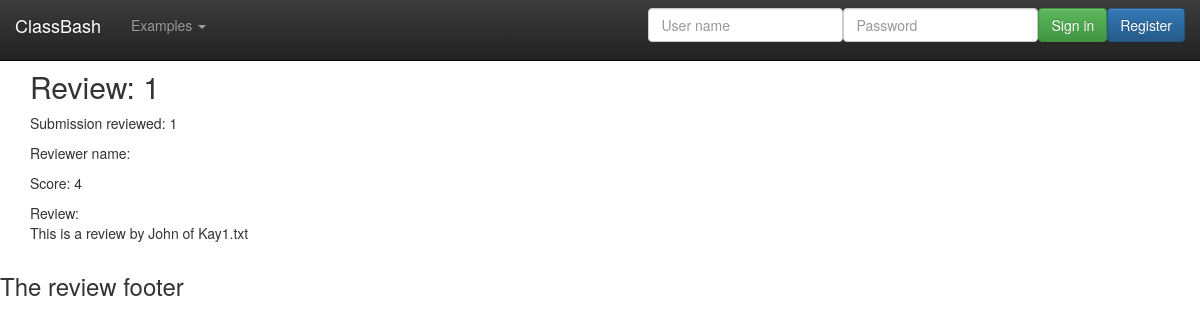
The page /WebContent/review/show/1 on the database its author committed.
### tables this page shows
CREATE TABLE Reviews (
  reviewId           int(11) NOT NULL AUTO_INCREMENT,
  submissionId       int(11) NOT NULL,
  reviewerId         int(11) NOT NULL,
  score              int NOT NULL,
  review             varchar (4096) NOT NULL,
  dateCreated        TIMESTAMP DEFAULT CURRENT_TIMESTAMP,
  PRIMARY KEY (reviewId),
  FOREIGN KEY (submissionId) REFERENCES Submissions(submissionId),
  FOREIGN KEY (reviewerId) REFERENCES Users(userId),
  CONSTRAINT rid_subid UNIQUE (reviewerId, submissionId)
);

### WebContent/models/Review.class.php (called while the page is built, shortened)
<?php
class Review {
	private $formInput;
	private $review;
	private $reviewId;
	private $score;
	private $submissionId;
	public function __construct($formInput = null) {
		$this->formInput = $formInput;
	}
	public function getReview() {
		return $this->review;
	}
	public function getReviewId() {
		return $this->reviewId;
	}
	public function getScore() {
		return $this->score;
	}
	public function getSubmissionId() {
		return $this->submissionId;
	}
	public function setReviewId($id) {
		$this->reviewId = $id;
	}
	private function extractForm($valueName) {
		if (isset($this->formInput[$valueName])) {
			$value = trim($this->formInput[$valueName]);
			$value = stripslashes ($value);
			$value = htmlspecialchars ($value);
			return $value;
		}
	}
	private function initialize() {
		$this->reviewId = 0;
	}
	private function validateScore() {
		$this->score = $this->extractForm('score');
	}
	private function validateReview() {
		$this->review = $this->extractForm('review');
	}
	private function validateSubmissionId() {
		$this->submissionId = $this->extractForm('submissionId');
	}
}
?>

### WebContent/models/ReviewsDB.class.php (called while the page is built, shortened)
<?php
class ReviewsDB {
	public static function getReviewRowSetsBy($type = null, $value = null) {
		$allowedTypes = ["reviewId", "reviewerName", "submissionId", "score", "userId"];
		$typeAlias = array("reviewerName" => "Users.userName");
		$reviewRowSets = array();
		try {
			$db = Database::getDB ();
			$query = "SELECT Reviews.reviewId, Reviews.submissionId,
					  Reviews.score, Reviews.reviewerId, Users.userName as reviewerName, Reviews.review
	   		          FROM Reviews LEFT JOIN Users ON Reviews.reviewerId = Users.userId";
			if (!is_null($type)) {
				$typeValue = (isset($typeAlias[$type]))?$typeAlias[$type]:$type;
			    $query = $query. " WHERE ($typeValue = :$type)";
			    $statement = $db->prepare($query);
			    $statement->bindParam(":$type", $value);
			} else
				$statement = $db->prepare($query);
			$statement->execute ();
			$reviewRowSets = $statement->fetchAll(PDO::FETCH_ASSOC);
		} catch (Exception $e) {
		}
		return $reviewRowSets;
	}
	public static function getReviewsArray($rowSets) {
		$reviews = array();
		foreach ($rowSets as $reviewRow ) {
			$review = new Review($reviewRow);
			$review->setReviewId($reviewRow['reviewId']);
			array_push ($reviews, $review);
		}
		return $reviews;
	}
	public static function getReviewsBy($type=null, $value=null) {
		$reviewRows = ReviewsDB::getReviewRowSetsBy($type, $value);
		return ReviewsDB::getReviewsArray($reviewRows);
	}
}
?>

### WebContent/views/ReviewView.class.php (the view, shortened to what this page needs)
<?php
class ReviewView {
	public static function show() {
		ReviewView::showDetails();
	}
	public static function showDetails() {
		$review = (array_key_exists('review', $_SESSION))?$_SESSION['review']:null;
	    if (!is_null($review)) {
	    	echo '<div class="container">';
	    	echo '<h2>Review: '.$review->getReviewId().'</h2>';
			echo '<p>Submission reviewed: '.$review->getSubmissionId().'</p>';
			echo '<p>Reviewer name: '.$review->getReviewerName().'</p>';
			echo '<p>Score: '. $review->getScore() .'</p>';
			echo '<p>Review:<br> '. $review->getReview() .'</p>';
			echo '</div>';
		}
	}
}
?>

### WebContent/css/jumbotron.css (style rules this page uses)
body { padding-top: 50px; padding-bottom: 20px; }

### rows shown on the page
reviews: reviewId "1", submissionId "1", score "4", review "This is a review by John of Kay1.txt"

### other values the page prints
$footer "The review footer"
